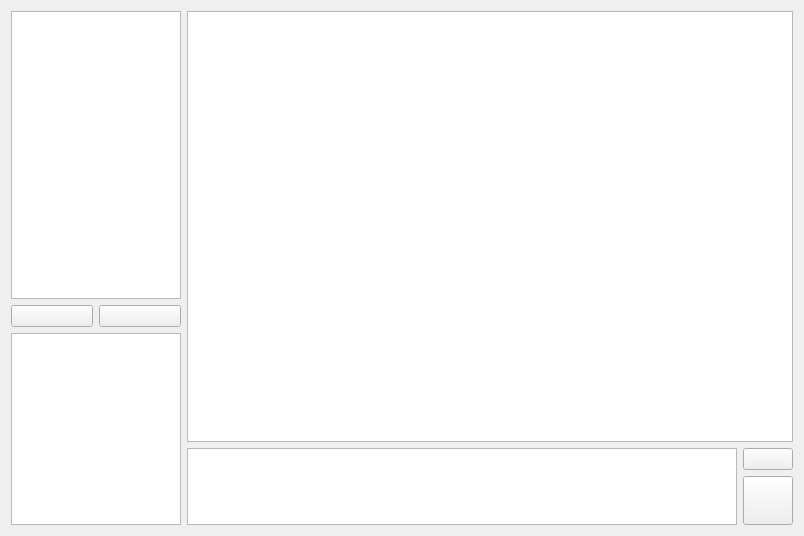
<?xml version="1.0" encoding="UTF-8"?>
<ui version="4.0">
 <class>Mainwidget</class>
 <widget class="QWidget" name="Mainwidget">
  <property name="geometry">
   <rect>
    <x>0</x>
    <y>0</y>
    <width>804</width>
    <height>536</height>
   </rect>
  </property>
  <property name="windowTitle">
   <string>Form</string>
  </property>
  <property name="windowIcon">
   <iconset>
    <normaloff>./ressources/Chatot.png</normaloff>./ressources/Chatot.png</iconset>
  </property>
  <layout class="QGridLayout" name="gridLayout">
   <item row="0" column="2" rowspan="3" colspan="2">
    <widget class="QTextBrowser" name="textBrowser">
     <property name="minimumSize">
      <size>
       <width>0</width>
       <height>0</height>
      </size>
     </property>
     <property name="html">
      <string>&lt;!DOCTYPE HTML PUBLIC &quot;-//W3C//DTD HTML 4.0//EN&quot; &quot;http://www.w3.org/TR/REC-html40/strict.dtd&quot;&gt;
&lt;html&gt;&lt;head&gt;&lt;meta name=&quot;qrichtext&quot; content=&quot;1&quot; /&gt;&lt;style type=&quot;text/css&quot;&gt;
p, li { white-space: pre-wrap; }
&lt;/style&gt;&lt;/head&gt;&lt;body style=&quot; font-family:'Ubuntu'; font-size:11pt; font-weight:400; font-style:normal;&quot;&gt;
&lt;p style=&quot; margin-top:0px; margin-bottom:0px; margin-left:0px; margin-right:0px; -qt-block-indent:0; text-indent:0px;&quot;&gt;&lt;span style=&quot; font-family:'Sans'; font-size:10pt;&quot;&gt;      &lt;/span&gt;&lt;/p&gt;&lt;/body&gt;&lt;/html&gt;</string>
     </property>
    </widget>
   </item>
   <item row="1" column="0">
    <widget class="QPushButton" name="add">
     <property name="text">
      <string/>
     </property>
     <property name="icon">
      <iconset>
       <normaloff>./ressources/add.png</normaloff>./ressources/add.png</iconset>
     </property>
    </widget>
   </item>
   <item row="4" column="3">
    <widget class="QPushButton" name="send">
     <property name="minimumSize">
      <size>
       <width>50</width>
       <height>49</height>
      </size>
     </property>
     <property name="text">
      <string/>
     </property>
     <property name="icon">
      <iconset>
       <normaloff>./ressources/send.png</normaloff>./ressources/send.png</iconset>
     </property>
    </widget>
   </item>
   <item row="3" column="2" rowspan="2">
    <widget class="QTextEdit" name="chat">
     <property name="maximumSize">
      <size>
       <width>16777215</width>
       <height>100</height>
      </size>
     </property>
    </widget>
   </item>
   <item row="1" column="1">
    <widget class="QPushButton" name="del">
     <property name="text">
      <string/>
     </property>
     <property name="icon">
      <iconset>
       <normaloff>./ressources/del.png</normaloff>./ressources/del.png</iconset>
     </property>
    </widget>
   </item>
   <item row="2" column="0" rowspan="3" colspan="2">
    <widget class="QListWidget" name="channel">
     <property name="minimumSize">
      <size>
       <width>170</width>
       <height>0</height>
      </size>
     </property>
     <property name="maximumSize">
      <size>
       <width>150</width>
       <height>16777215</height>
      </size>
     </property>
    </widget>
   </item>
   <item row="0" column="0" colspan="2">
    <widget class="QListWidget" name="contact">
     <property name="minimumSize">
      <size>
       <width>170</width>
       <height>0</height>
      </size>
     </property>
     <property name="maximumSize">
      <size>
       <width>150</width>
       <height>16777215</height>
      </size>
     </property>
    </widget>
   </item>
   <item row="3" column="3">
    <widget class="QPushButton" name="call">
     <property name="maximumSize">
      <size>
       <width>100</width>
       <height>16777215</height>
      </size>
     </property>
     <property name="text">
      <string/>
     </property>
     <property name="icon">
      <iconset>
       <normaloff>./ressources/call.png</normaloff>./ressources/call.png</iconset>
     </property>
    </widget>
   </item>
  </layout>
 </widget>
 <resources/>
 <connections/>
</ui>
